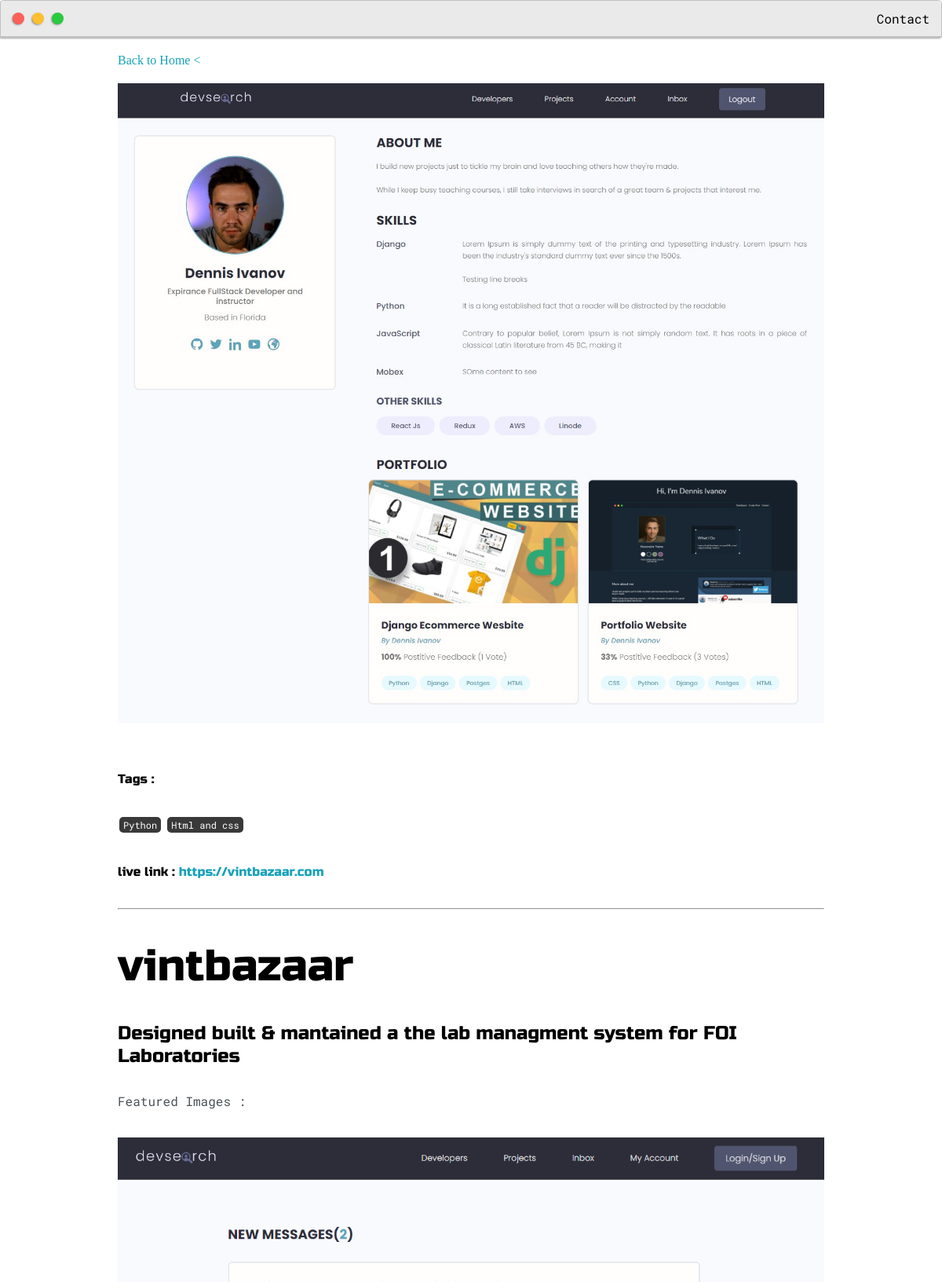
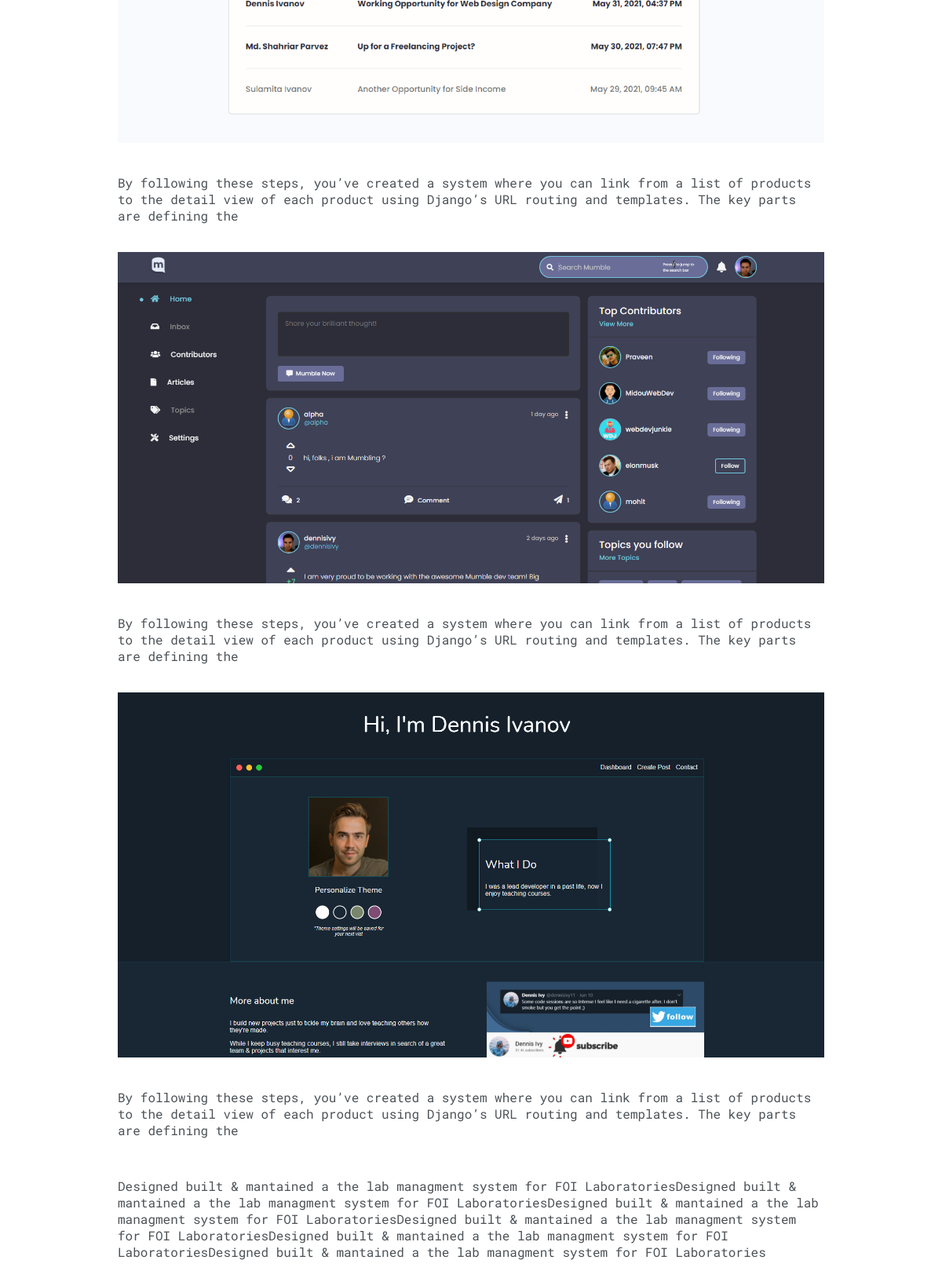
The app's page /post/2/ with its own data (2 pictures, top to bottom).
### base/models.py (models this page shows, shortened)
class Project(models.Model):
    title = models.CharField(max_length=250)
    image = models.ImageField(null=True, blank=True, upload_to="images",default="default.jpg")
    featured_image_1 = models.ImageField(null=True, blank=True, upload_to="images",default="default.jpg")
    exp_f1 = models.TextField(null=True, blank=True)
    featured_image_2 = models.ImageField(null=True, blank=True, upload_to="images",default="default.jpg")
    exp_f2 = models.TextField(null=True, blank=True)
    featured_image_3 = models.ImageField(null=True, blank=True, upload_to="images",default="default.jpg")
    exp_f3 = models.TextField(null=True, blank=True)
    link = models.CharField(max_length=800, null=True, blank=True)
    sub_headline = models.CharField(max_length=500, null=True, default=True)
    description = models.TextField()
    created = models.DateTimeField(auto_now_add=True)
    tags = models.ManyToManyField(Tag, null=True)

class Tag(models.Model):
    name = models.CharField(max_length=100)
    def __str__(self):
        return self.name

### base/views.py (the view)
# urls.py: path('post/<str:pk>/', views.post , name="post"),
def post(request, pk):
    post = Project.objects.get(id=pk)
    context= {'post':post}
    return render(request, 'base/post.html',context)

### base/templates/base/post.html (shortened to what this page needs)
{% extends 'base/base.html' %}
{% load static %}
{% block content %}
<div class="post-container">
	<a class="btn btn-sm btn-primary" href="{% url 'home' %}">Back to Home < </a>
	<img class="featured_image" src="{{post.image.url}}">
    <h6> Tags : </h6>
	{% for tag in post.tags.all %}
		<span class="tag">{{tag}}</span>
	{% endfor %}
    <h6>live link : <a href={{post.link}}> {{post.link}} <a/></h6>
	<hr>
	<h1>{{post.title}}</h1>
	<h4>{{post.sub_headline}}</h4>
    <p>Featured Images :</p>
    <img class="featured_image" src="{{post.featured_image_1.url}}">
	<p>{{post.exp_f1|safe}}</p>
    <img class="featured_image" src="{{post.featured_image_2.url}}">
	<p>{{post.exp_f2|safe}}</p>
    <img class="featured_image" src="{{post.featured_image_3.url}}">
	<p>{{post.exp_f3|safe}}</p>
	<br>
	<p>{{post.description|safe}}</p>
</div>
{% endblock content %}

### static/css/default.css (style rules this page uses)
:root { --mainColor:#eaeaea; --secondaryColor:#fff; --borderColor:#c1c1c1; --mainText:black; --secondaryText:#4b5156; --themeDotBorder:#24292e; --previewBg:rgb(251, 249, 243, 0.8); --previewShadow:#f0ead6; --buttonColor:black; }
html, body { padding: 0; margin: 0; scroll-behavior: smooth; }
body * { transition: 0.3s; }
h1, h2, h3, h4, h5, h6, strong { color: var(--mainText); font-family: 'Russo One', sans-serif; font-weight: 500; }
p, li, span, label, input, textarea { color: var(--secondaryText); font-family: 'Roboto Mono', monospace; }
a { text-decoration: none; color:#17a2b8; }
h1 { font-size: 56px; }
h4 { font-size: 24px; }
h6 { font-size: 16px; }
.tag { display:inline-block; color:#fff; background-color: #3a3939; border-radius: 5px; margin: 2px; padding: 2px 5px; font-size: 12px; }

### base/templates/base/post.html (style rules this page uses)
img { max-width: 100%; object-fit: cover; }
.featured_image { margin-top: 20px; margin-bottom: 20px; }
.post-container { width: 900px; margin: 0 auto; padding-top: 20px; padding-bottom: 20px; }

### records on screen
Project: image (picture), link "https://vintbazaar.com", title "vintbazaar", sub_headline "Designed built & mantained a the lab managment system for FOI Laboratories", featured_image_1 (picture), exp_f1 "By following these steps, you’ve created a system where you can link from a list of products to the detail view of each product using Django’s URL routing and templates. The key parts are defining the", featured_image_2 (picture), exp_f2 "By following these steps, you’ve created a system where you can link from a list of products to the detail view of each product using Django’s URL routing and templates. The key parts are defining the", featured_image_3 (picture), exp_f3 "By following these steps, you’ve created a system where you can link from a list of products to the detail view of each product using Django’s URL routing and templates. The key parts are defining the", description "Designed built & mantained a the lab managment system for FOI LaboratoriesDesigned built & mantained a the lab managment system for FOI LaboratoriesDesigned built & mantained a the lab managment system for FOI LaboratoriesDesigned built & mantained a the lab managment system for FOI LaboratoriesDesigned built & mantained a the lab managment system for FOI LaboratoriesDesigned built & mantained a the lab managment system for FOI Laboratories"
Tag: name "Python"
Tag: name "Html and css"
